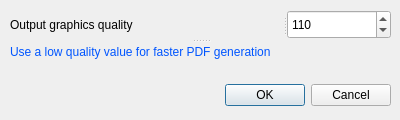
<?xml version="1.0" encoding="UTF-8"?>
<ui version="4.0">
 <class>preferences</class>
 <widget class="QDialog" name="preferences">
  <property name="geometry">
   <rect>
    <x>0</x>
    <y>0</y>
    <width>400</width>
    <height>120</height>
   </rect>
  </property>
  <property name="sizePolicy">
   <sizepolicy hsizetype="Fixed" vsizetype="Fixed">
    <horstretch>0</horstretch>
    <verstretch>0</verstretch>
   </sizepolicy>
  </property>
  <property name="minimumSize">
   <size>
    <width>400</width>
    <height>120</height>
   </size>
  </property>
  <property name="maximumSize">
   <size>
    <width>400</width>
    <height>120</height>
   </size>
  </property>
  <property name="windowTitle">
   <string>Validate Preferences</string>
  </property>
  <widget class="QDialogButtonBox" name="buttonBox">
   <property name="geometry">
    <rect>
     <x>10</x>
     <y>80</y>
     <width>381</width>
     <height>31</height>
    </rect>
   </property>
   <property name="orientation">
    <enum>Qt::Horizontal</enum>
   </property>
   <property name="standardButtons">
    <set>QDialogButtonBox::Cancel|QDialogButtonBox::Ok</set>
   </property>
  </widget>
  <widget class="QSplitter" name="splitter_2">
   <property name="geometry">
    <rect>
     <x>10</x>
     <y>10</y>
     <width>381</width>
     <height>51</height>
    </rect>
   </property>
   <property name="orientation">
    <enum>Qt::Vertical</enum>
   </property>
   <widget class="QSplitter" name="splitter">
    <property name="orientation">
     <enum>Qt::Horizontal</enum>
    </property>
    <widget class="QLabel" name="lbl_quality">
     <property name="text">
      <string>Output graphics quality</string>
     </property>
    </widget>
    <widget class="QSpinBox" name="spinBox">
     <property name="minimum">
      <number>50</number>
     </property>
     <property name="maximum">
      <number>300</number>
     </property>
     <property name="singleStep">
      <number>10</number>
     </property>
     <property name="value">
      <number>110</number>
     </property>
    </widget>
   </widget>
   <widget class="QLabel" name="lbl_quality_help">
    <property name="styleSheet">
     <string notr="true">color: rgb(0, 85, 255);</string>
    </property>
    <property name="text">
     <string>Use a low quality value for faster PDF generation</string>
    </property>
   </widget>
  </widget>
 </widget>
 <resources/>
 <connections>
  <connection>
   <sender>buttonBox</sender>
   <signal>accepted()</signal>
   <receiver>preferences</receiver>
   <slot>accept()</slot>
   <hints>
    <hint type="sourcelabel">
     <x>248</x>
     <y>254</y>
    </hint>
    <hint type="destinationlabel">
     <x>157</x>
     <y>274</y>
    </hint>
   </hints>
  </connection>
  <connection>
   <sender>buttonBox</sender>
   <signal>rejected()</signal>
   <receiver>preferences</receiver>
   <slot>reject()</slot>
   <hints>
    <hint type="sourcelabel">
     <x>316</x>
     <y>260</y>
    </hint>
    <hint type="destinationlabel">
     <x>286</x>
     <y>274</y>
    </hint>
   </hints>
  </connection>
 </connections>
</ui>
